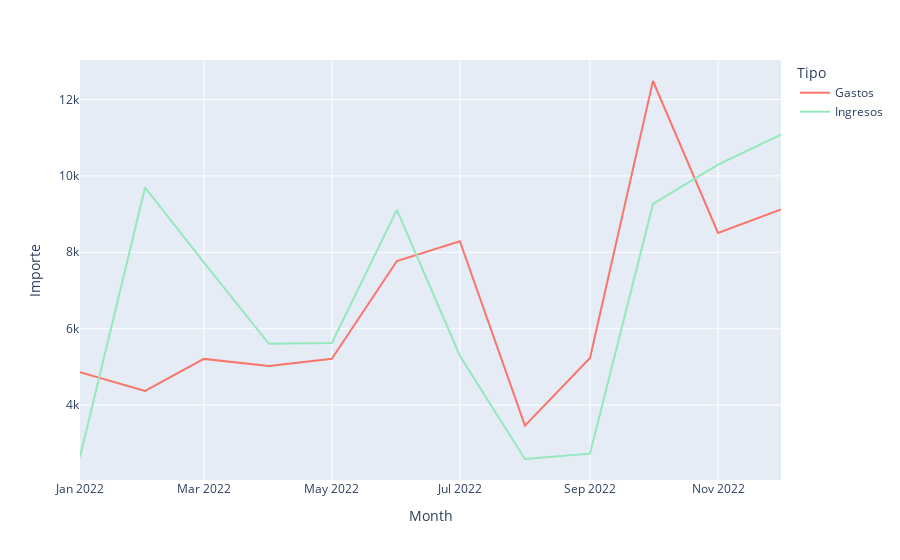

This figure's notebook cell:
### Code cell
import plotly.express as px
fig = px.line(df_hogar_bar, x = "Month",  y='Importe', color = "Tipo", color_discrete_map=color_discrete_map)
fig.show()

### Figure 1 — Plotly figure (JSON) as saved in the notebook; plotly's stock layout.template omitted (floating-point values rounded to 4 significant figures)
{"data": [{"hovertemplate": "Tipo=Gastos<br>Month=%{x}<br>Importe=%{y}<extra></extra>", "legendgroup": "Gastos", "line": {"color": "#F8766B", "dash": "solid"}, "marker": {"symbol": "circle"}, "mode": "lines", "name": "Gastos", "orientation": "v", "showlegend": true, "type": "scatter", "x": ["2022-01-01T00:00:00", "2022-02-01T00:00:00", "2022-03-01T00:00:00", "2022-04-01T00:00:00", "2022-05-01T00:00:00", "2022-06-01T00:00:00", "2022-07-01T00:00:00", "2022-08-01T00:00:00", "2022-09-01T00:00:00", "2022-10-01T00:00:00", "2022-11-01T00:00:00", "2022-12-01T00:00:00"], "xaxis": "x", "y": [4859.0, 4370.0, 5209.0, 5022.0, 5210, 7772.0, 8289.0, 3461.0, 5234.0, 12490.0, 8505.0, 9125.0], "yaxis": "y"}, {"hovertemplate": "Tipo=Ingresos<br>Month=%{x}<br>Importe=%{y}<extra></extra>", "legendgroup": "Ingresos", "line": {"color": "#94E8BB", "dash": "solid"}, "marker": {"symbol": "circle"}, "mode": "lines", "name": "Ingresos", "orientation": "v", "showlegend": true, "type": "scatter", "x": ["2022-01-01T00:00:00", "2022-02-01T00:00:00", "2022-03-01T00:00:00", "2022-04-01T00:00:00", "2022-05-01T00:00:00", "2022-06-01T00:00:00", "2022-07-01T00:00:00", "2022-08-01T00:00:00", "2022-09-01T00:00:00", "2022-10-01T00:00:00", "2022-11-01T00:00:00", "2022-12-01T00:00:00"], "xaxis": "x", "y": [2642.0, 9697.0, 7736.0, 5602.0, 5628.0, 9110.0, 5292.0, 2587.0, 2727.0, 9266.0, 10300.0, 11080.0], "yaxis": "y"}], "layout": {"autosize": true, "legend": {"title": {"text": "Tipo"}, "tracegroupgap": 0}, "margin": {"t": 60}, "xaxis": {"anchor": "y", "autorange": true, "domain": [0, 1], "range": ["2022-01-01", "2022-12-01"], "title": {"text": "Month"}, "type": "date"}, "yaxis": {"anchor": "x", "autorange": true, "domain": [0, 1], "range": [2037.0, 13040.0], "title": {"text": "Importe"}, "type": "linear"}}}
